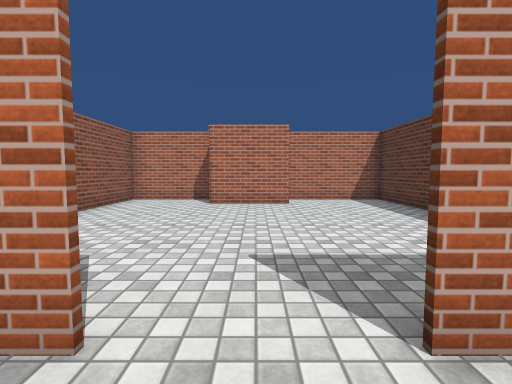
view 1 (above)

15 first-person views from a walk through a scene from a Unity 3-D project. The camera is 1.2 m above the floor, tilts 4° down and sees 85° across. The floor is counted in squares, 1 m on a side. Each view is taken from the middle of a square. On the plan, view 1 faces up. The plan holds only what a view shows up to about 13 squares ahead; the rest is blank. The place goes on beyond the plan. The player is left out. Surface patterns are stand-ins for the level's own textures.

view 2
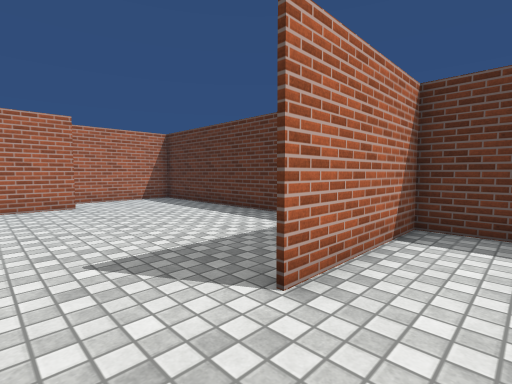

view 3
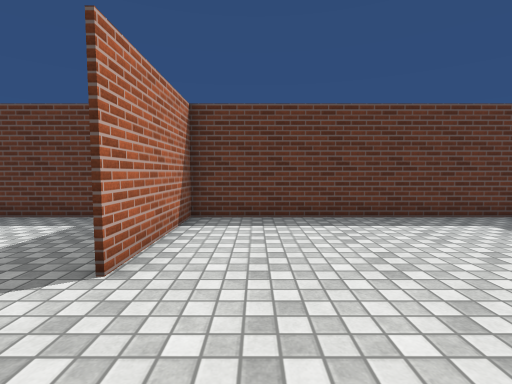

view 4
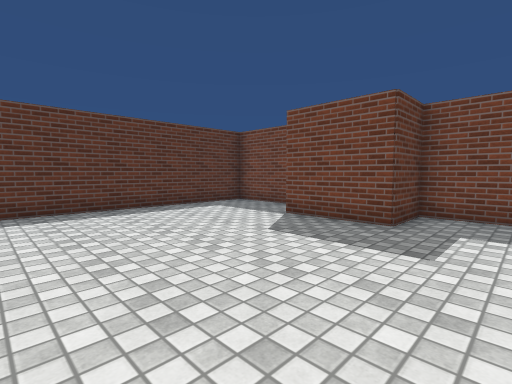

view 5
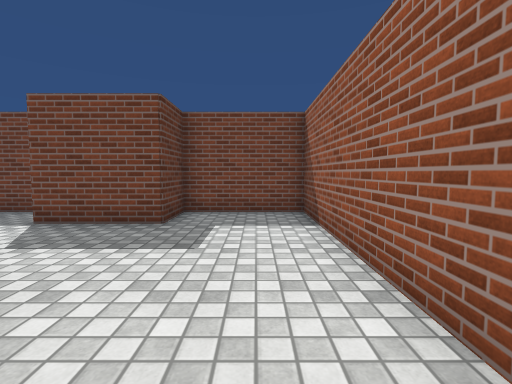

view 6
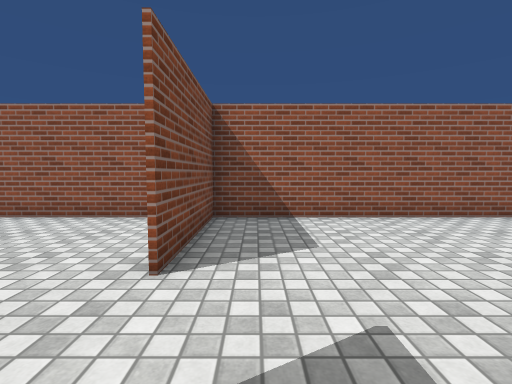

view 7
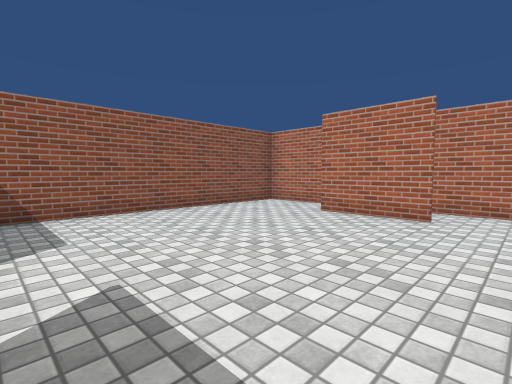

view 8
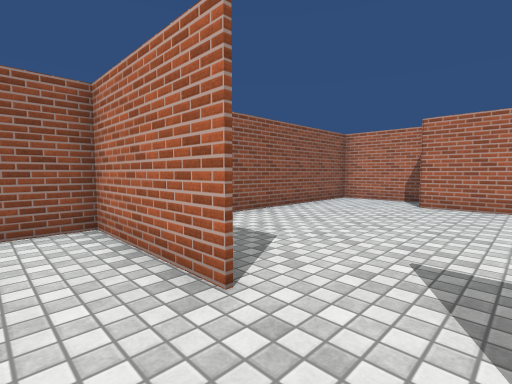

view 9
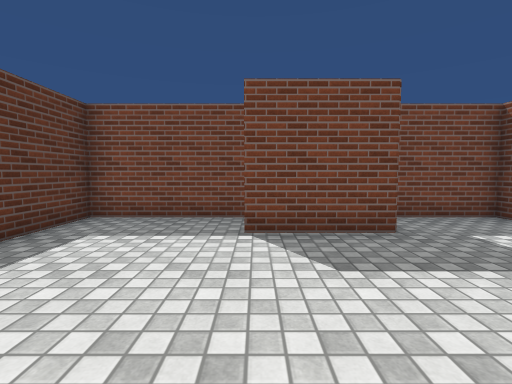

view 10
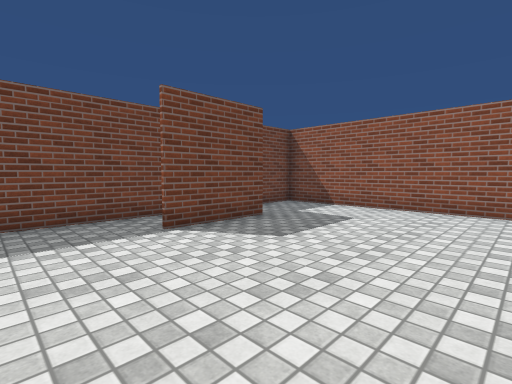

view 11
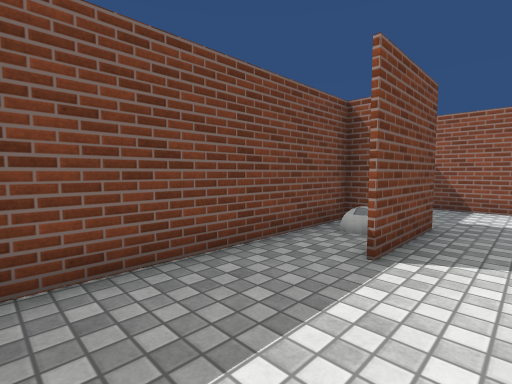

view 12
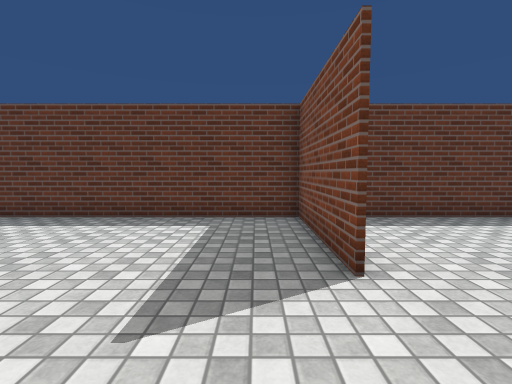

view 13
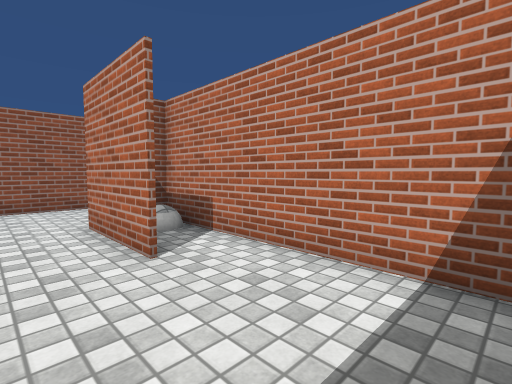

view 14
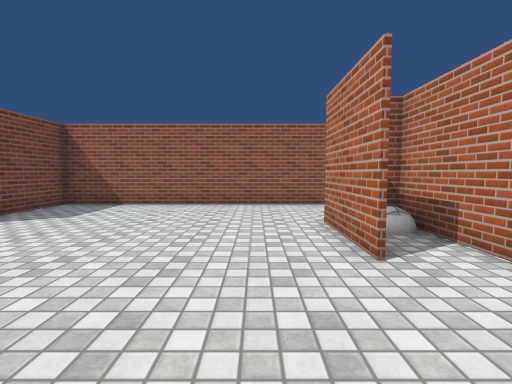

view 15
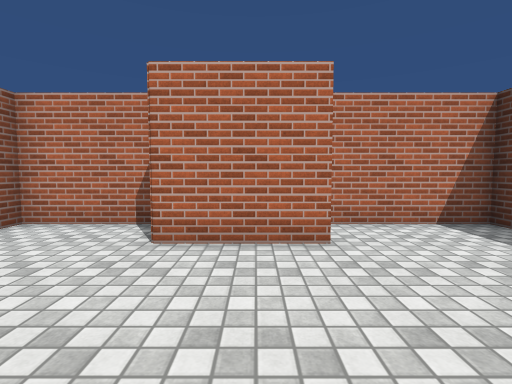

### Floor plan
Points are (right, up) in squares from view 1. A wall is a line through its corners. A room is listed if a view was taken in it or the views show most of it. See-through windows are left out.
Room 1 (views 1, 2, 3, 4, 5, 6, 7, 8, 9, 10, 11, 12, 13, 14, 15)
walls: (1.1, 1.9) (5.5, 1.9); (-1.1, 1.7) (-5.5, 1.7); (-5.5, 1.9) (-1.1, 1.9); (5.5, 1.7) (1.1, 1.7); (1.4, 10.7) (-1.9, 10.7); (-1.7, -6.8) (-1.7, -7.5); (-1.8, -7.5) (-1.8, -5.5) (1.2, -5.5); (-5.4, 12.4) (-5.4, -7.4) (5.4, -7.4) (5.4, 12.4) (-5.4, 12.4)

Positions as (right, up) in squares from view 1, and headings:
1: (0, 0), facing up
2: (-1, 0), facing up-right
3: (-2, 0), facing right
4: (-4, 1), facing down-right
5: (-4, 1), facing down
6: (2, 3), facing left
7: (3, 3), facing up-left
8: (1, 0), facing up-left
9: (1, 0), facing down
10: (4, 0), facing down-left
11: (5, -4), facing down-left
12: (-2, 3), facing right
13: (5, 9), facing up-left
14: (5, 9), facing left
15: (0, 6), facing up
